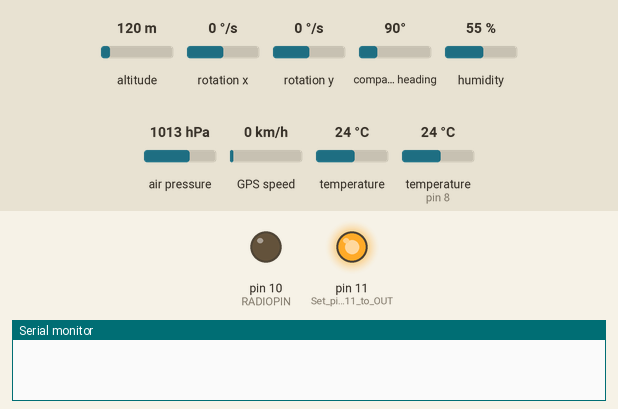
This sketch was run on a simulated Arduino Uno, built with avr-gcc and run on an emulated ATmega328P. Parts: output pins drawn as LEDs (lit = HIGH), the last lines printed to the serial monitor. Wiring (inferred from the names in the program): MPU-6050 motion sensor at I2C address 0x68. The test bench sets the inputs (shaded band); at power-on: altitude 120 m, rotation x 0 °/s, rotation y 0 °/s, compass heading 90°, humidity 55 %, air pressure 1013 hPa, GPS speed 0 km/h, temperature 24 °C, temperature (sensor on pin 8) 24 °C. The GPS gets a fix after 3 s at 37.7749, -122.4194 with 8 satellites.

Above: at 0.05 s.
At 27.85 s:
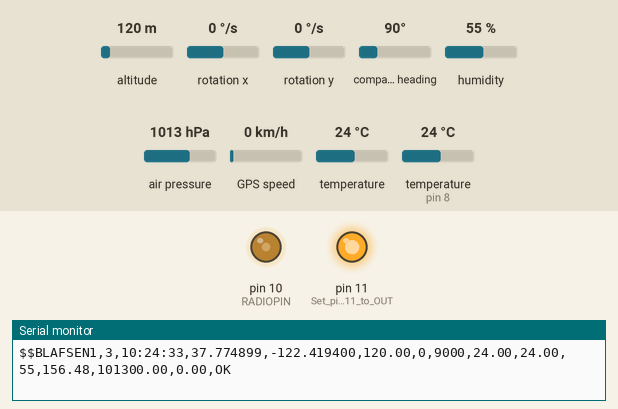
Timing chart, 0 to 36.2 s (numbered marks = the images above):
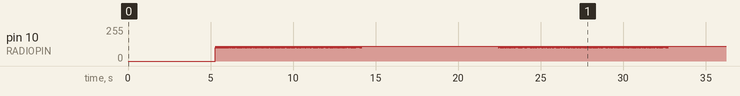

The sketch:

balloon.ino
```cpp
// (licence header left out)
#include <SoftwareSerial.h>   //Serial emulator for GPS
#include <TinyGPS++.h>          //To talk to GPS system
#include <Wire.h>             //To talk to MPU gyros
#include <Adafruit_BMP085.h> //For BMP temp/press sensor
#include <string.h>
#include <util/crc16.h>      //For NTX crc check
#include <math.h>
#include "DHT.h"

Adafruit_BMP085 bmp;        //Calleh BMP085 functions
TinyGPSPlus gps;                //Call GPS functions
//AltSoftSerial ss(12, 13);
SoftwareSerial ss(12, 13); //Initiate software serial bus for GPS. Pin 8 is TX, 9 is RX.
DHT dht(8,DHT22);


float realalt;
float temp;
float AmbPress;
long seq = 1;
const int MPU=0x68;  // I2C address of the MPU-6050
int16_t AccelX,AccelY,AcelcZ,Tmp,GyX,GyY,GyZ;

//NTX stuff. Pin below will be used to send TTY TX to NTX
#define RADIOPIN 10
char datastring[150]; //string will contain data stream
String data;

 //FLIGHT INFORMATION

 String CallSign = "$$BLAFSEN1"; // $$ required
 char GPSTime[32];
// String GPSTime = "00:00:00";
 double GPSLat; //= 10.565656;
 double GPSLong; //= -82.202020;
 String strLat;
 String strLong;
 float GPSAlt; //= //320;
 int GPSSpeed; //= 22;
 int GPSTrack; //= //356;
 float IntTemp; //= //000;
 float exTemp;
 int Hum;
 float BaroAlt;
 float AccelZ;
 String comma = ",";
 String dcomma = ":";
 String Sys;

 float zG = 1.00;
 float zRot = 0;


// Pin definitions
int intPin = 12;  // This can be changed, 2 and 3 are the Arduinos ext int pins

bool act = 0;

//Simple error detection and reporting part
/*
 *  0: General sys status
 *  1: BMP sensor issues
 *  2: MPU platform issues
 *  3: GPS issues;
 *  4: DHT/Ext sensor grid issues;
 *  5: NTX issues;
 *  6: OVHT detect issues - RESERVED for future
 *  7: Electrical issues - low voltage etc . RESERVED
 *  8: Nice to know info msgs
 *
 */
String Err[10];

void setup() {
   dht.begin();

//  Waking up MPU gyros
 Wire.begin();
 Wire.beginTransmission(MPU);
 Wire.write(0x6B);  // PWR_MGMT_1 register
 Wire.write(0);     // set to zero (wakes up the MPU-6050)
 Wire.endTransmission(true);
  //Initiate serial bus for debugging
  Serial.begin(9600);

  //Setting up board for NTX radio
  pinMode(11, OUTPUT);    //Set pin 11 to OUT, to enable NTX thru Ven
  digitalWrite(11, HIGH); //Open pin 11 to enable radio (3.3V)
  pinMode(RADIOPIN,OUTPUT); //Set RADIOPIN to OUT to send TX data
  setPwmFrequency(RADIOPIN, 1);
}


void loop() {
  seq = seq + 1; //Number sequencer to comply with Habitat telemetry tx string
  bmp_retrieve(103200);
  delay(1000);
  mpu_retrieve();
  delay(1000);
  gps_retrieve();
  delay(1000);
  dhtRead();
  //readAna(0); - ENABLE WHEN EXTERNAL ANALOG TEMP SENSOR IS CONNECTED readAna(PIN);
  ErrCheck();
  send_data();
  delay(3000);
  }

void send_data() {


// $$CALLSIGN,sentence_id,time,latitude,longitude,altitude,speed,course,internal temperature, ext temp, hum, baro,alt, ambpress, z-g, z-rotation*CHECKSUM\n

   //change coords in desired format
   strLat = String(GPSLat, 6);
   strLong = String(GPSLong, 6);
   //set up datastring
   data = CallSign + comma +  seq + comma + GPSTime + comma + strLat + comma + strLong + comma + GPSAlt + comma + GPSSpeed + comma + GPSTrack + comma + IntTemp + comma + exTemp + comma + Hum + comma + BaroAlt + comma + AmbPress + comma + zRot + comma + Sys;
   Serial.println(data); //DEBUG print data to serial
   snprintf(datastring,150, data.c_str()); // Puts the text in the datastring
   unsigned int CHECKSUM = gps_CRC16_checksum(datastring); // Calculates the checksum for this datastring
   char checksum_str[6];
   sprintf(checksum_str, "*%04X\n", CHECKSUM);
   strcat(datastring,checksum_str);
   rtty_txstring (datastring);
   data = ""; //Erase data string for new round.
  }

void bmp_retrieve(long QNH) {
   if (!bmp.begin()) {
   // Serial.println("ERROR: BMP085 not found"); //Only for debugging
    Err[1] = "BMPFAIL";
  }
  BaroAlt = bmp.readAltitude(QNH);
  IntTemp = bmp.readTemperature();
  AmbPress = bmp.readPressure();
 }


void mpu_retrieve() {
  float AcX,AcY,AcZ,Tmp,GyX,GyY;
  Wire.beginTransmission(MPU);
  Wire.write(0x39);  // starting with register 0x3B (ACCEL_XOUT_H)
  Wire.endTransmission(false);
  Wire.requestFrom(MPU,14,true);  // request a total of 14 registers
  AcX=Wire.read()<<8|Wire.read();  // 0x3B (ACCEL_XOUT_H) & 0x3C (ACCEL_XOUT_L)
  AcY=Wire.read()<<8|Wire.read();  // 0x3D (ACCEL_YOUT_H) & 0x3E (ACCEL_YOUT_L)
  AcZ=Wire.read()<<8|Wire.read();  // 0x3F (ACCEL_ZOUT_H) & 0x40 (ACCEL_ZOUT_L)
  Tmp=Wire.read()<<8|Wire.read();  // 0x41 (TEMP_OUT_H) & 0x42 (TEMP_OUT_L)
  GyX=Wire.read()<<8|Wire.read();  // 0x43 (GYRO_XOUT_H) & 0x44 (GYRO_XOUT_L)
  GyY=Wire.read()<<8|Wire.read();  // 0x45 (GYRO_YOUT_H) & 0x46 (GYRO_YOUT_L)
  GyZ=Wire.read()<<8|Wire.read();  // 0x47 (GYRO_ZOUT_H) & 0x48 (GYRO_ZOUT_L)
  zG = AcZ;
  zRot = GyZ / 100;
  //IntTemp=Wire.read()<<8|Wire.read();
 }


void gps_retrieve() {

  ss.begin(9600); //SoftSerial for GPS
  bool newData = false;
  unsigned long chars;
  unsigned short sentences, failed;
  unsigned long fix_age;
  String dP = ":";

 //Parsing location info
 if (gps.location.isValid())
  {
    GPSLat = gps.location.lat();
    GPSLong = gps.location.lng();
  }

  //Parsing movement info
  if (gps.speed.isValid()) GPSSpeed = gps.speed.kmph();
  if (gps.course.isValid()) GPSTrack = gps.course.value();
  if (gps.altitude.isValid()) GPSAlt = gps.altitude.meters();

  //Parsing date info
  if (gps.date.isValid())
  {
    //char GPSTime[32];
    sprintf(GPSTime, "%02d:%02d:%02d", gps.time.hour(), gps.time.minute(), gps.time.second());
    //Serial.print(sz);


  //  int GPSTimeH = (gps.time.hour());
  //  int GPSTimeM = (gps.time.minute());
  //  int GPSTimeS = (gps.time.second());

  //  if (GPSTimeH < 10 || GPSTimeM < 10 || GPSTimeS < 10)
  //  {
  //    GPSTimeH = printf("%02d", GPSTimeH);
  //    GPSTimeM = printf("%02d", GPSTimeM);
   //   GPSTimeS = printf("%02d", GPSTimeS);
   // }
  //  if(GPSTimeH == -1 || isnan(GPSTimeH)) GPSTime = "12:00:00";
  //  GPSTime = GPSTimeH + dcomma + GPSTimeM + dcomma + GPSTimeS;
  }

 smartDelay(1000);

if (millis() > 5000 && gps.charsProcessed() < 10) Err[3] = "3FAIL";
}

static void smartDelay(unsigned long ms)
{
  unsigned long start = millis(); //GPS reader
  do
  {
    while (ss.available())
      gps.encode(ss.read());
  } while (millis() - start < ms);
  ss.end();
}

//NTX functions from UKHAB

  void rtty_txstring (char * string) {
    /* Simple function to sent a char at a time to
    ** rtty_txbyte function.
    ** NB Each char is one byte (8 Bits)
    */

    char c;
    c = *string++;

    while ( c != '\0') {
        rtty_txbyte (c);
        c = *string++;
    }
}
void rtty_txbyte (char c) {
    /* Simple function to sent each bit of a char to
    ** rtty_txbit function.
    ** NB The bits are sent Least Significant Bit first
    **
    ** All chars should be preceded with a 0 and
    ** proceed with a 1. 0 = Start bit; 1 = Stop bit
    **
    */

    int i;

    rtty_txbit (0); // Start bit

    // Send bits for for char LSB first

    for (i=0;i<7;i++) { // Change this here 7 or 8 for ASCII-7 / ASCII-8
        if (c & 1) rtty_txbit(1);
        else rtty_txbit(0);

        c = c >> 1;
    }
    rtty_txbit (1); // Stop bit
    rtty_txbit (1); // Stop bit
}

void rtty_txbit (int bit) {
    if (bit) {
        // high
        analogWrite(RADIOPIN,110);
    }
    else {
        // low
        analogWrite(RADIOPIN,100);
    }

    //delayMicroseconds(3370); // 300 baud
    delayMicroseconds(10000); // For 50 Baud uncomment this and the line below.
    //delayMicroseconds(10150); // You can't do 20150 it just doesn't work as the
    // largest value that will produce an accurate delay is 16383
    // See : http://arduino.cc/en/Reference/DelayMicroseconds
}

uint16_t gps_CRC16_checksum (char *string) {
    size_t i;
    uint16_t crc;
    uint8_t c;

    crc = 0xFFFF;

    // Calculate checksum ignoring the first two $s
    for (i = 2; i < strlen(string); i++) {
        c = string[i];
        crc = _crc_xmodem_update (crc, c);
    }

    return crc;
}

void setPwmFrequency(int pin, int divisor) {
    byte mode;
    if(pin == 5 || pin == 6 || pin == 9 || pin == 10) {
        switch(divisor) {
            case 1:
                mode = 0x01;
                break;
            case 8:
                mode = 0x02;
                break;
            case 64:
                mode = 0x03;
                break;
            case 256:
                mode = 0x04;
                break;
            case 1024:
                mode = 0x05;
                break;
            default:
                return;
        }

        if(pin == 5 || pin == 6) {
            TCCR0B = TCCR0B & 0b11111000 | mode;
        }
        else {
            TCCR1B = TCCR1B & 0b11111000 | mode;
        }
    }
    else if(pin == 3 || pin == 11) {
        switch(divisor) {
            case 1:
                mode = 0x01;
                break;
            case 8:
                mode = 0x02;
                break;
            case 32:
                mode = 0x03;
                break;
            case 64:
                mode = 0x04;
                break;
            case 128:
                mode = 0x05;
                break;
            case 256:
                mode = 0x06;
                break;
            case 1024:
                mode = 0x7;
                break;
            default:
                return;
        }
        TCCR2B = TCCR2B & 0b11111000 | mode;
    }
}


double Thermistor(int RawADC)
{
  double Temp;
  Temp = log(10000.0 * ((1024.0 / RawADC - 1)));
  Temp = 1 / (0.001129148 + (0.000234125 + (0.0000000876741 * Temp * Temp )) * Temp );
  Temp = Temp - 273.15;            // Convert Kelvin to Celcius
  Temp = Temp + 43;

  //Temp = (Temp * 9.0)/ 5.0 + 32.0; // Convert Celcius to Fahrenheit
  return Temp;
}


void readAna(int AnaPin1)
{
  int readVal = analogRead(AnaPin1);
  exTemp =  Thermistor(readVal);

  Serial.println(readVal);
  Serial.println(exTemp);  // display tempature
  //Serial.println(readVal);  // display tempature
}

void ErrCheck()
{
  act = 0;
  //Clear previous error flags
  int i;
  for (i = 0; i < 9; i = i + 1) {
    Err[i] = "";
  }

  //We check all sensor values and status values. If any of them is failing or otherwise not working, we raise associated error flags.9
  if(strlen(GPSTime) == 0) { Err[3] = Err[3] + "3Time"; act = 1; }
  if(isnan(GPSLong) || isnan(GPSLat)) { Err[3] = Err[3] + "3Coord"; act = 1; }
  if(isnan(GPSAlt) || isnan(GPSSpeed) || isnan(GPSTrack)) { Err[3] = Err[3] + "3Nav"; act = 1; }
  if(isnan(IntTemp)) { Err[1] = Err[1] + "1ITmp"; act = 1; }
  if(isnan(exTemp)) {  Err[4] = Err[4] + "4ETmp"; act = 1; }
  if(Hum == 0) {  Err[4] = Err[4] + "4Hum"; act = 1; }
  if(isnan(BaroAlt)) {  Err[1] = Err[1] + "1BAlt"; act = 1; }
  if(isnan(AmbPress)) {  Err[1] = Err[1] + "1APress"; act = 1; }
  if(AmbPress < 300) {  Err[8] = Err[8] + "AltLim"; act = 1; }
  if(isnan(zRot)) {  Err[2] = Err[2] + "3IMU"; act = 1; }

  //if(sizeof(Err) > 2)
  if(act == 1)
   {
    Sys = "";
    int Arr;
    for(int Arr = 0 ; Arr < 10; Arr = Arr + 1)
    {
     Sys = Sys + Err[Arr];
    }
   } else {
      Sys = "OK";
    }
}

void dhtRead() //simple function to to talk to DHT library to read out desired values.
{
  delay(1200);
  Hum = dht.readHumidity();
  exTemp = dht.readTemperature();
}
```
